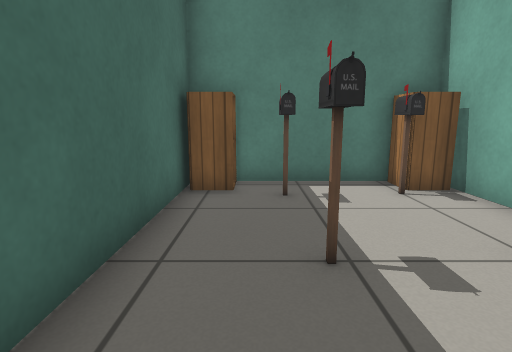
view 1 (above)

18 first-person views from a walk through a Gazebo world. The camera is 0.72 m above the floor, tilts 10° down and sees 80° across. The lines on the ground mark 1 m squares. The floor is counted in squares, 0.5 m on a side. Each view is taken from the middle of a square. On the plan, view 1 faces up. The plan holds only what a view shows up to about 14 squares ahead; the rest is blank. Simple patterns stand in for the simulator's built-in surfaces. Some stock models are drawn as simple stand-ins.

view 2
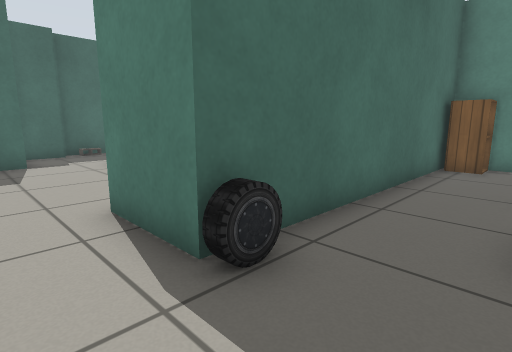

view 3
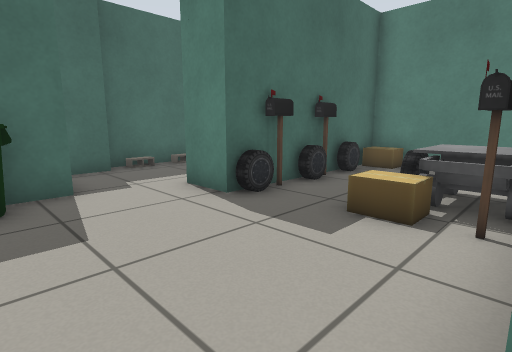

view 4
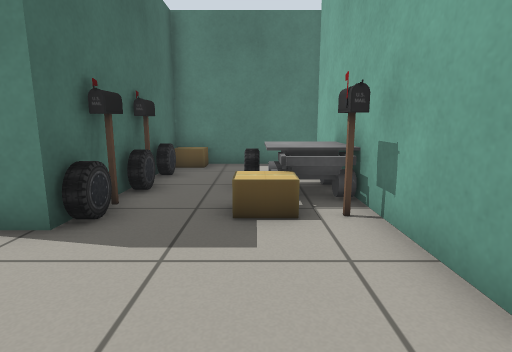

view 5
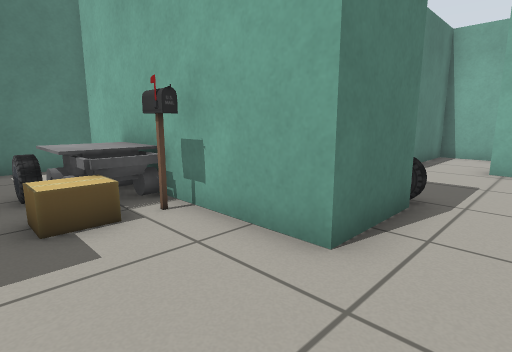

view 6
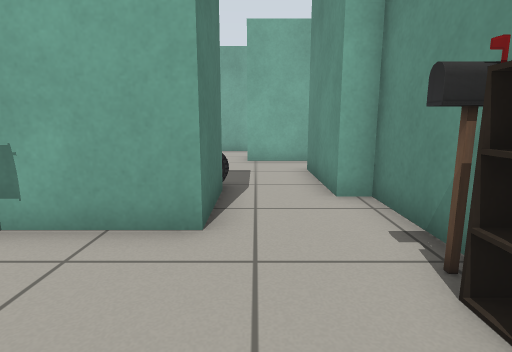

view 7
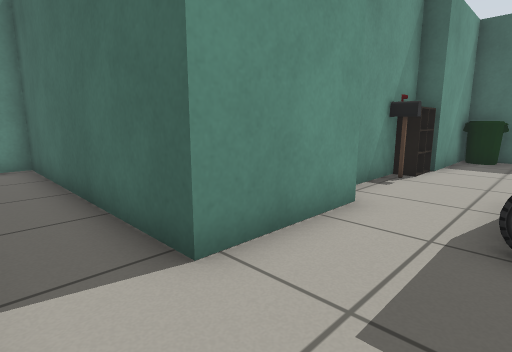

view 8
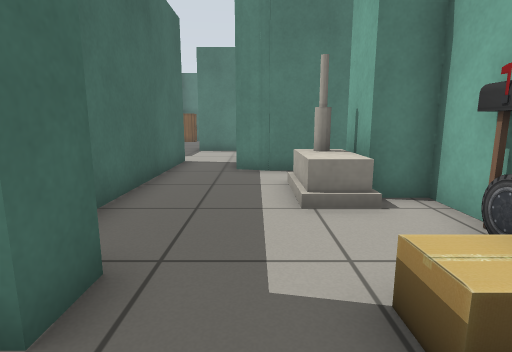

view 9
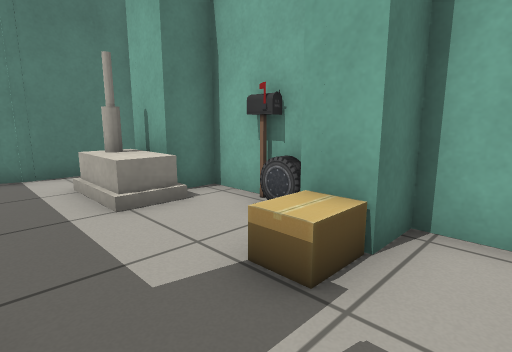

view 10
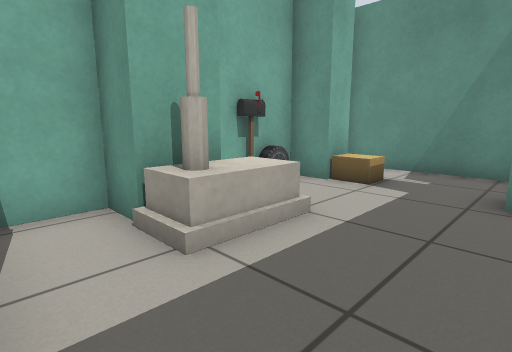

view 11
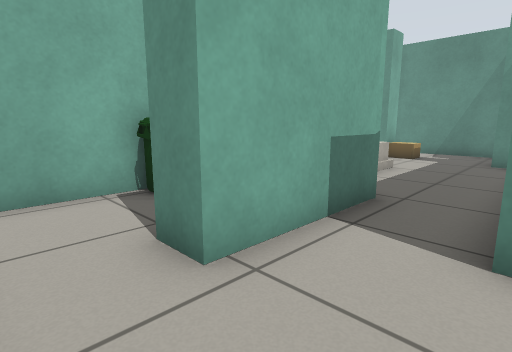

view 12
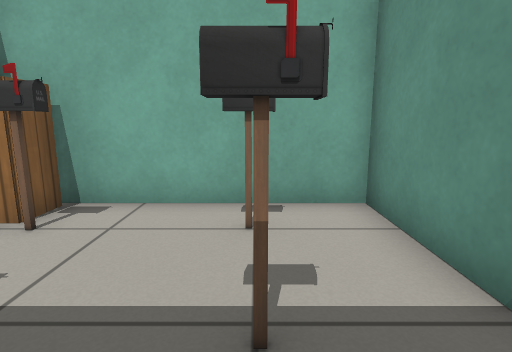

view 13
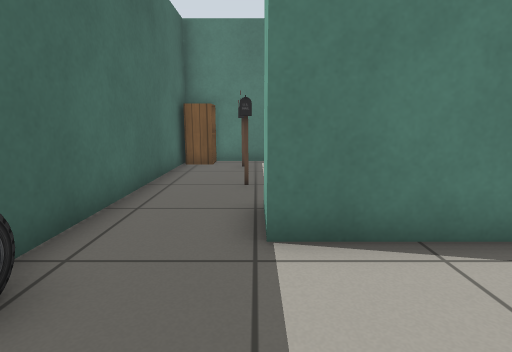

view 14
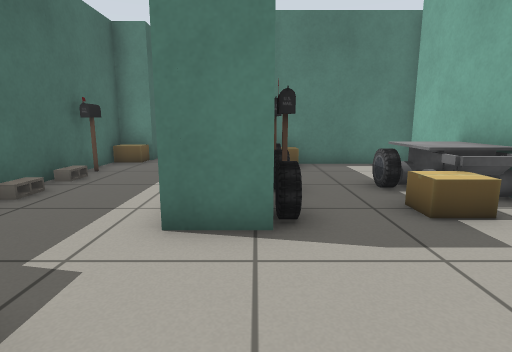

view 15
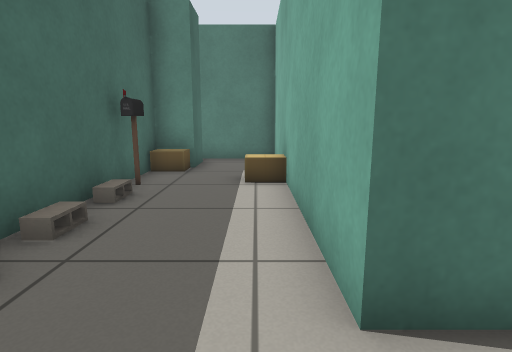

view 16
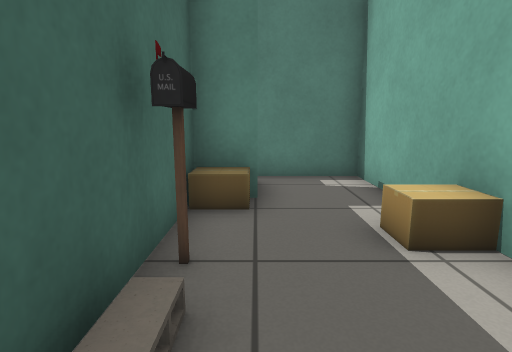

view 17
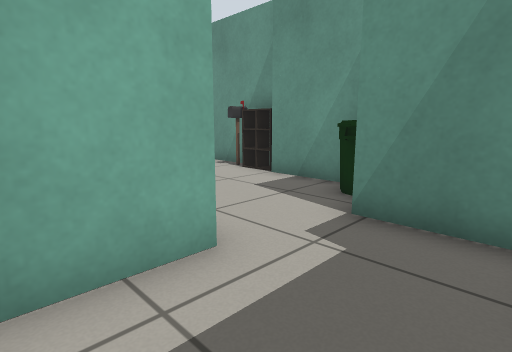

view 18
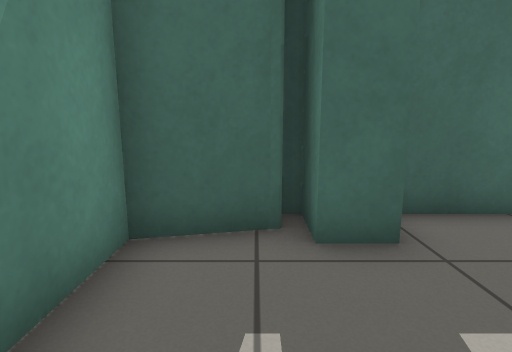

### Floor plan
Ten units are one square. View 1 is at (0, 0); x grows to the right and y downward. Boxes are objects, and circles mark ways between rooms. Rooms are numbered by the first view taken in them; rooms with no view inside come last. Other rooms are left out.
<svg viewBox="-150 -106 230 277">
<path fill="none" stroke="#000" d="M-94 1 -103 1M-16 -14 -16 23 -41 23 -41 -58M-108 24 -108 46 -57 46M-71 53 -22 53 -22 46 13 46M-35 -66 -88 -66 -88 -14M11 5 11 -10M-57 46 -57 54M45 69 34 66 34 27 45 27M61 96 61 88 73 88 73 72M70 69 41 69M73 116 73 103 64 103M13 46 13 133 25 133 25 143M64 137 74 137M20 145 24 166 73 166M73 157 73 147 64 147M46 5 11 5M11 -10 43 -10 43 -74 -16 -74 -16 -14M-103 1 -103 -101 -131 -101M-135 6 -135 20M-127 24 -108 24M-130 -92 -130 -77 -142 -77 -142 6"/>
<rect x="-105" y="35" width="10" height="10" fill="#bbb"><title>bin</title></rect>
<rect x="-95" y="-5" width="10" height="10" fill="#bbb"><title>car</title></rect>
<rect x="-95" y="-15" width="10" height="10" fill="#bbb"><title>postbox</title></rect>
<rect x="-95" y="-35" width="10" height="10" fill="#bbb"><title>postbox</title></rect>
<rect x="-85" y="-25" width="10" height="10" fill="#bbb"><title>car</title></rect>
<rect x="-85" y="-45" width="10" height="10" fill="#bbb"><title>car</title></rect>
<rect x="-85" y="-65" width="10" height="10" fill="#bbb"><title>cardboard box</title></rect>
<rect x="-65" y="-15" width="10" height="10" fill="#bbb"><title>cardboard box</title></rect>
<rect x="-65" y="-35" width="10" height="20" fill="#bbb"><title>car</title></rect>
<rect x="-55" y="45" width="10" height="10" fill="#bbb"><title>postbox</title></rect>
<rect x="-55" y="-15" width="10" height="10" fill="#bbb"><title>postbox</title></rect>
<rect x="-55" y="-35" width="10" height="20" fill="#bbb"><title>other object</title></rect>
<rect x="-15" y="15" width="10" height="10" fill="#bbb"><title>car</title></rect>
<rect x="45" y="135" width="20" height="10" fill="#bbb"><title>cardboard box</title></rect>
<rect x="45" y="85" width="20" height="30" fill="#bbb"><title>house</title></rect>
<rect x="65" y="125" width="10" height="10" fill="#bbb"><title>car</title></rect>
<rect x="65" y="115" width="10" height="10" fill="#bbb"><title>postbox</title></rect>
<rect x="-15" y="-75" width="10" height="10" fill="#bbb"><title>cabinet</title></rect>
<rect x="5" y="-35" width="10" height="10" fill="#bbb"><title>postbox</title></rect>
<rect x="5" y="-65" width="10" height="10" fill="#bbb"><title>postbox</title></rect>
<rect x="25" y="-35" width="10" height="10" fill="#bbb"><title>postbox</title></rect>
<rect x="25" y="-65" width="10" height="10" fill="#bbb"><title>postbox</title></rect>
<rect x="25" y="-75" width="20" height="10" fill="#bbb"><title>cabinet</title></rect>
<rect x="-145" y="-55" width="10" height="10" fill="#bbb"><title>postbox</title></rect>
<rect x="-145" y="-75" width="20" height="10" fill="#bbb"><title>cardboard box</title></rect>
<rect x="-115" y="-65" width="10" height="10" fill="#bbb"><title>cardboard box</title></rect>
<circle cx="10" cy="25" r="3" fill="#2a7"/>
<circle cx="-5" cy="-5" r="3" fill="#2a7"/>
<circle cx="-100" cy="15" r="3" fill="#2a7"/>
<text x="-60" y="0">1</text>
<text x="40" y="90">2</text>
<text x="10" y="-50">3</text>
<text x="-120" y="-30">4</text>
</svg>
Room 1 opens to room 2. Room 1 opens to room 3. Room 1 opens to room 4.

Where each view was taken, in squares from view 1:
view 1: 0 up, 0 right, facing up
view 2: 4 down, 1 right, facing up-left
view 3: 4 down, 4 left, facing up-left
view 4: 4 down, 6 left, facing up
view 5: 4 down, 7 left, facing up-right
view 6: 3 down, 8 left, facing right
view 7: 2 down, 3 right, facing down-left
view 8: 16 down, 4 right, facing up
view 9: 16 down, 3 right, facing up-right
view 10: 7 down, 2 right, facing down-right
view 11: 1 down, 1 right, facing down-right
view 12: 3 up, 1 left, facing right
view 13: 4 down, 1 right, facing up
view 14: 4 down, 9 left, facing up
view 15: 2 down, 11 left, facing up
view 16: 2 up, 13 left, facing up
view 17: 2 up, 13 left, facing down-right
view 18: 15 down, 6 right, facing left
